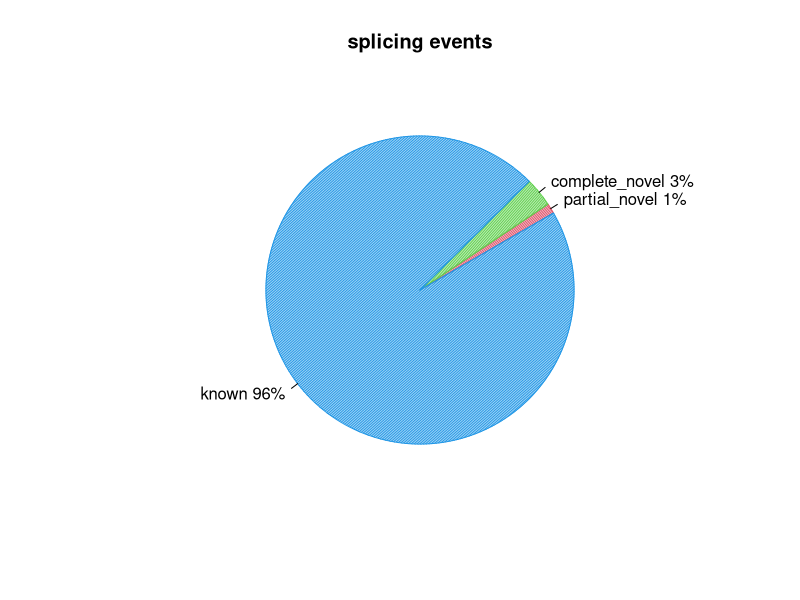
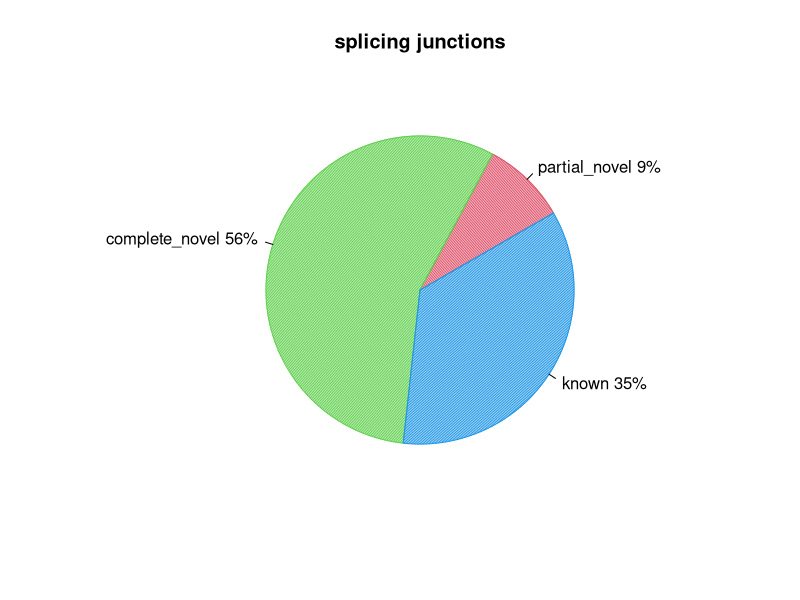

The R script that drew these images, in order:
pdf("CF50160.splice_events.pdf")
events=c(1.065729725472212,3.0557300411992663,95.77983121202921)
pie(events,col=c(2,3,4),init.angle=30,angle=c(60,120,150),density=c(70,70,70),main="splicing events",labels=c("partial_novel 1%","complete_novel 3%","known 96%"))
dev.off()
pdf("CF50160.splice_junction.pdf")
junction=c(8.849230497329888,56.07759495018266,35.07317455248745)
pie(junction,col=c(2,3,4),init.angle=30,angle=c(60,120,150),density=c(70,70,70),main="splicing junctions",labels=c("partial_novel 9%","complete_novel 56%","known 35%"))
dev.off()
